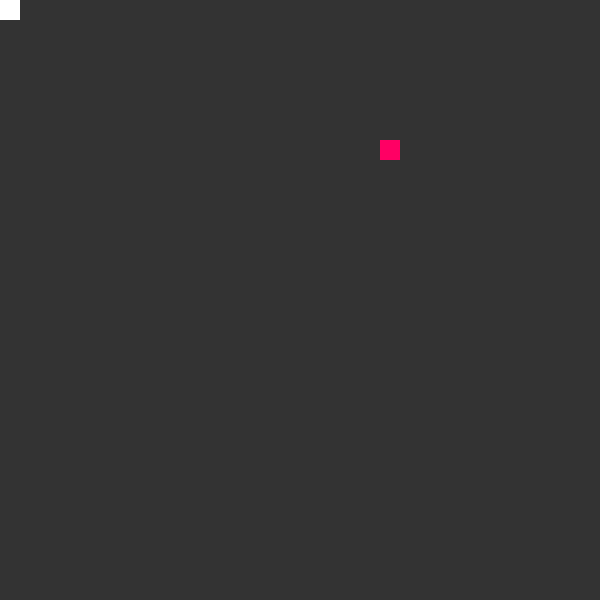
Frame 1 (no input)
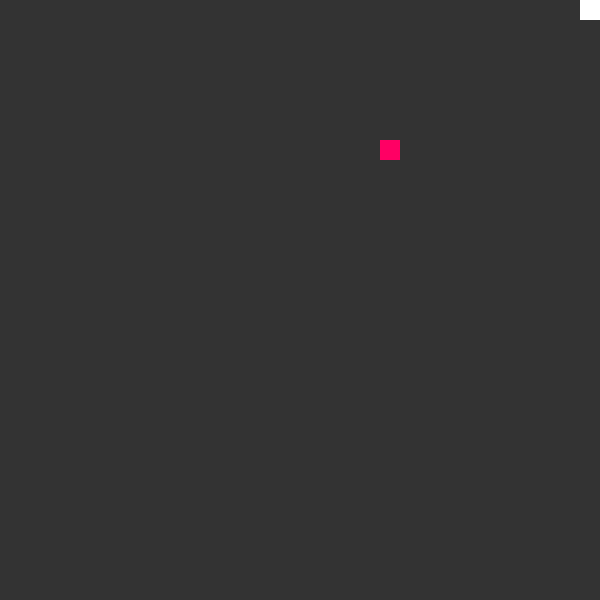
Frame 60 (the mouse pressed at the canvas centre just before this capture)
Frame 120 (the mouse held since frame 60 and released just before this capture): identical to frame 60, image omitted

The Processing sketch that drew these frames (run headless with seeded random() and noise(); from frame 60 on, the mouse is pressed at the canvas centre):

// Processing sketch: CC_003_SnakeGame
// ── CC_003_SnakeGame.pde
int scl = 20;

Snake snake;
Food food;

void setup() {
  size(600, 600);
  
  food = new Food(scl);
  snake = new Snake(scl);
  
  food.pickLocation();
}

void draw() {
  background(51);
  frameRate(10);
  
  if(snake.eat(food.get_pos())) {
    food = new Food(scl);
    food.pickLocation();
  } 
  
  food.show();
  
  snake.death(); 
  snake.upgrade();
  snake.show();
}

void keyPressed() {
  if(keyCode == UP) {
    snake.dir(0, -1);
  } else if(keyCode == DOWN) {
    snake.dir(0, 1);
  } else if(keyCode == RIGHT) {
    snake.dir(1, 0);
  } else if(keyCode == LEFT) {
    snake.dir(-1, 0);
  }
}

//void mousePressed() {
//  snake.len++;
//}

// ── Food.pde
class Food {
  PVector pos;
  
  int scl;
  
  Food(int _scl) {
    scl = _scl;
  }
  
  void pickLocation() {
    int cols = width / scl;
    int rows = height / scl;
    
    pos = new PVector(floor(random(cols)), floor(random(rows)));
    pos.mult(scl);
  }
  
  PVector get_pos() {
    return pos;
  }
  
  void show() {
    noStroke();
    fill(255, 0, 100);
    
    rect(pos.x, pos.y, scl, scl);
  }
}

// ── Snake.pde
class Snake {
  float pos_x = 0;
  float pos_y = 0;
  
  float x_speed = 1;
  float y_speed = 0;
  
  int scl;
  
  int len = 1;
  ArrayList<PVector> body = new ArrayList<PVector>();
  
  Snake(int _scl) {
    scl = _scl;
    body.add(new PVector(pos_x, pos_y));
  }
  
  void dir(float x_dir, float y_dir) {
    x_speed = x_dir;
    y_speed = y_dir;
  }
  
  boolean eat(PVector food_pos) {
    if(pos_x == food_pos.x && pos_y == food_pos.y) {
      len++;
      body.add(new PVector(pos_x-x_speed*scl, pos_y+y_speed*scl));
      return true;
    } else {
      return false;
    }
  }
  
  void death() {
    for(int i=0; i<body.size()-1; i++) {
      PVector pos = body.get(i);
      float d = dist(pos_x, pos_y, pos.x, pos.y);
      
      if(d < 1) {
        initialize();
        println("start over!");
      }
    }
    
    if(len == 1) {
      if(pos_x==0 && x_speed==-1) {
        initialize();
        println("start over!");
      } else if(pos_x==width && x_speed==1) {
        initialize();
        println("start over!");
      } else if(pos_y==0 && y_speed==-1) {
        initialize();
        println("start over!");
      } else if(pos_y==height && y_speed==1) {
        initialize();
        println("start over!");
      }
    }
  }
  
  void initialize() {
    len = 1;
    body.clear();
    
    pos_x = 0;
    pos_y = 0;
    x_speed = 1;
    y_speed = 0;
    
    body.add(new PVector(pos_x, pos_y));
  }
   
  void upgrade() {
    if(len > 0) {
      if(body.size()==len && !body.isEmpty()) {
        body.remove(0);
      }
      body.add(new PVector(pos_x, pos_y));
    }
    
    pos_x = pos_x + x_speed * scl;
    pos_y = pos_y + y_speed * scl;
    
    pos_x = constrain(pos_x, 0, width);
    pos_y = constrain(pos_y, 0, height);
  }
  
  void show() {
    noStroke();
    fill(255);
    
    for(PVector b: body) {
      rect(b.x, b.y, scl, scl);
    }
  }
}
